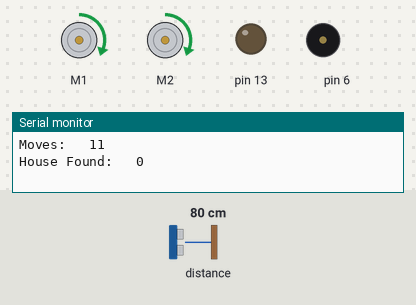
The sketch below on a simulated Arduino Leonardo, built with avr-gcc and run on an emulated ATmega32U4. On the bench: 2 × DC motor (green arrow = forward, orange = backward, longer = faster), output pins drawn as LEDs (lit = HIGH), buzzer (waves = sounding), the last lines printed to the serial monitor. Inputs (shaded band) come from the test bench; at power-on: distance to the obstacle 80 cm.

Above: at 4.2 s.
4.3 s: distance to the obstacle set to 12 cm
5.8 s: distance to the obstacle set to 9 cm
At 6.7 s:
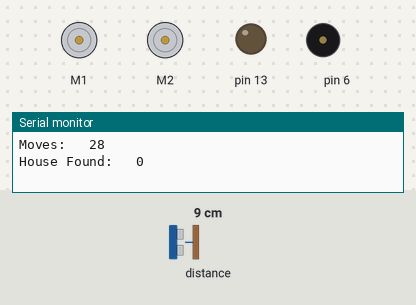
At 7.3 s:
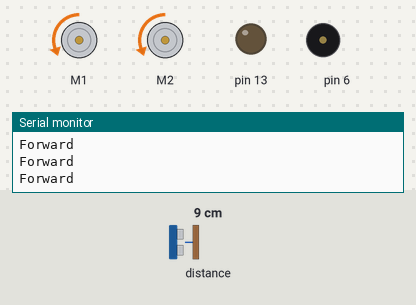
8.5 s: distance to the obstacle set to 35 cm
At 11.7 s:
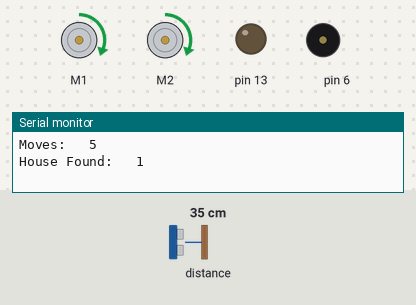
Timing chart, 0 to 13.2 s (numbered marks = the images above; inputs shaded):
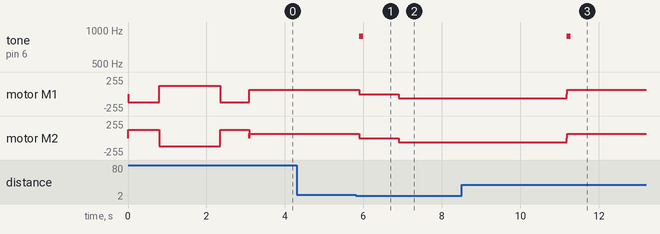

Measured:
- the behaviour switches between 11 and 10 cm on distance to the obstacle (found by bisection; images 0 and 1)
- after the input at 5.8 s, tone on pin 6: silent → 880 Hz after 0.09 s, → silent 0.10 s later; motor M1, motor M2: forward 63/255 → stopped after 0.09 s, → backward 63/255 1.0 s later
- after the input at 8.5 s, tone on pin 6: goes on until 11.3 s, then stays silent

The sketch:

Jared-MazeSolver.ino
```cpp
#include <Wire.h>
#include <Zumo32U4.h>

Zumo32U4Buzzer buzzer;
Zumo32U4LineSensors lineSensors;
Zumo32U4ProximitySensors proxSensors;
Zumo32U4Motors motors;
Zumo32U4ButtonA buttonA;
Zumo32U4ButtonB buttonB;
Zumo32U4ButtonC buttonC;

struct move{
  int time;
  int moveType;
};

#define NUM_LINE_SENSORS 3
#define MAX_MOVES 250  // Changing this value assigns more memory to storing moves, this will affect how long the robot can search the maze before returning to the start.
#define MAX_HOUSE 2  // Changing this value will change how many objects will be found before the robot stops.
#define LINE_THRESHOLD 250  // Changing this value will affect the sensitivity of the line detection and will need to be tailored for each Robot.
move moves[MAX_MOVES];
int movesCount = 0;
int hFound = 0;
unsigned int lineSensorValues[NUM_LINE_SENSORS];

int currentMove = 0;


void calibrateSensors() {
  for (uint16_t i = 0; i < 120; i++) {
    motors.setSpeeds(-200, 200);  //Change these values to affect the turn rate during calibration.
    if (i > 30 && i <= 90) {
      motors.setSpeeds(200, -200);  //Change these values to affect the turn rate during calibration.
    }
    lineSensors.calibrate();
  }
  Serial.println("Calibration Complete...");
  motors.setSpeeds(0, 0);
}

void initializeLineSensors() {
  lineSensors.initThreeSensors();
}

void initializeProximitySensors() {
  proxSensors.initThreeSensors();
}

void setup() {
  initializeLineSensors();
  initializeProximitySensors();
  calibrateSensors();
}

void printReadingsToSerial(int s1, int s2, int s3) {
  static char buffer[80];
  sprintf(buffer, "%d %d %d %d %d %d\n",
          proxSensors.countsLeftWithLeftLeds(),
          proxSensors.countsLeftWithRightLeds(),
          proxSensors.countsFrontWithLeftLeds(),
          proxSensors.countsFrontWithRightLeds(),
          proxSensors.countsRightWithLeftLeds(),
          proxSensors.countsRightWithRightLeds()
         );

  Serial.print("Left Line:   ");
  Serial.print(s1);
  Serial.print("  Middle Line:   ");
  Serial.print(s2);
  Serial.print("  Right Line:   ");
  Serial.print(s3);
  Serial.print("  Prox Sensor Values:   ");
  Serial.print(buffer);
  Serial.println();
}

void turnAround() {
  for (int i = 0; i < 120; i++) {    // Change these values to affect how long the robot turns.
    motors.setSpeeds(-100, 100);    // Change these values to affect how fast the robot turns.
  }
}

void turnLeft() {
  for (int i = 0; i < 60; i++) {    // Change these values to affect how long the robot turns.
    motors.setSpeeds(-100, 100);    // Change these values to affect how fast the robot turns.
  }
}

void turnRight() {
  for (int i = 0; i < 60; i++) {    // Change these values to affect how long the robot turns.
    motors.setSpeeds(100, -100);    // Change these values to affect how fast the robot turns.
  }
}

void reverse() {
  for (int i = 0; i < 60; i++) {    // Change these values to affect how long the robot turns.
    motors.setSpeeds(-100, -100);    // Change these values to affect how fast the robot turns.
  }
}

void forward() {
  for (int i = 0; i < 60; i++) {    // Change these values to affect how long the robot turns.
    motors.setSpeeds(100, 100);    // Change these values to affect how fast the robot turns.
  }
}

void loop() {

  while(hFound < MAX_HOUSE){

    static uint16_t lastSampleTime = 0;
    if ((uint16_t)(millis() - lastSampleTime) >= 100) {
      lastSampleTime = millis();
      lineSensors.readCalibrated(lineSensorValues);
      int s1 = lineSensorValues[0];
      int s2 = lineSensorValues[1];
      int s3 = lineSensorValues[2];
      proxSensors.read();

      printReadingsToSerial(s1, s2, s3);
      Serial.print("Moves:   ");
      Serial.println(movesCount);
      Serial.print("House Found:   ");
      Serial.println(hFound);

      if (proxSensors.countsFrontWithLeftLeds() > 5 || proxSensors.countsFrontWithRightLeds() > 5 || movesCount == MAX_MOVES) {

        motors.setSpeeds(0, 0);
        for(int i = 0; i < 3; i++){
          buzzer.playNote('E', 100, 100);
        }

        delay(1000);

        for (int i = movesCount - 1; i >= 0; i--) {
          switch (moves[i].moveType) {
            case 1:
              reverse();
              Serial.println("Forward");
              break;
            case 2:
              forward();
              Serial.println("Back");
              ledRed(1);
              break;
            case 3:
              turnRight();
              Serial.println("Left");
              ledYellow(1);
              break;
            case 4:
              turnLeft();
              Serial.println("Right");
              ledGreen(1);
              break;
            default:
              break;

          }
          delay(90);
          ledRed(0);
          ledYellow(0);
          ledGreen(0);
        }
        delay(1000);
        movesCount = 0;
        motors.setSpeeds(0, 0);
        if(movesCount != MAX_MOVES){
          hFound++;
          for(int i = 0; i <= hFound; i++){
          buzzer.playNote('E', 100, 100);
        }
        }

        } else {
          move m;
          m.time = lastSampleTime;
        if (s1 < LINE_THRESHOLD && s2 < LINE_THRESHOLD && s3 < LINE_THRESHOLD) {
          forward();
          m.moveType = 1;
        } else if (s1 > LINE_THRESHOLD && s2 > LINE_THRESHOLD && s3 > LINE_THRESHOLD) {
          reverse();
          m.moveType = 2;
        } else if (s1 <= LINE_THRESHOLD && s2 <= LINE_THRESHOLD && s3 > LINE_THRESHOLD) {
          turnLeft();
          m.moveType = 3;
        } else if (s1 > LINE_THRESHOLD && s2 <= LINE_THRESHOLD && s3 <= LINE_THRESHOLD) {
          turnRight();
          m.moveType = 4;
        }
        moves[movesCount++] = m;
      }
    }
  }
}
```
